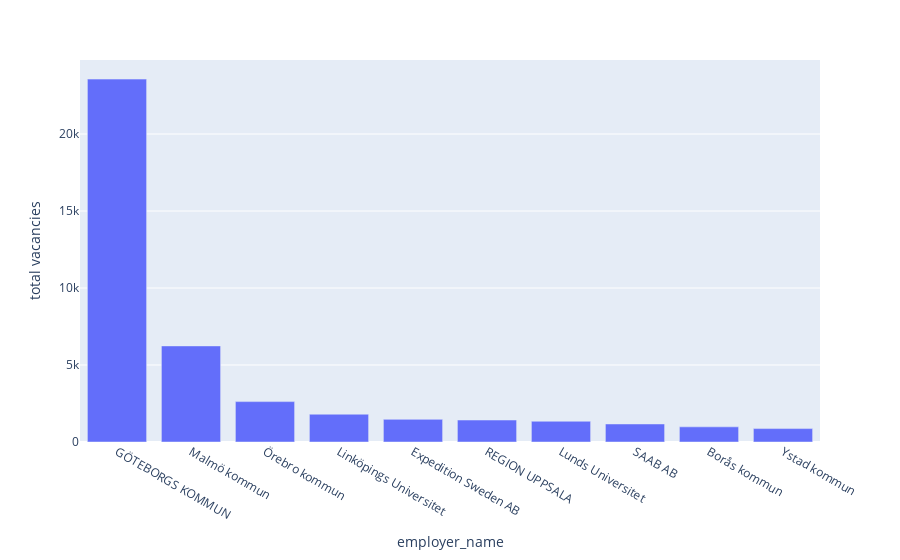

Notebook code for this chart:
### Code cell
# vilken arbetsgivare har högst andel lediga jobb? barchart
top_sweden_employers = df_mart.groupby("employer_name")["vacancies"].sum().sort_values(ascending=False).reset_index(name="total vacancies")
px.bar(top_sweden_employers.head(10), y="total vacancies", x= "employer_name")

### Figure 1 — Plotly figure (JSON) as saved in the notebook; plotly's stock layout.template omitted (floating-point values rounded to 4 significant figures)
{"data": [{"hovertemplate": "employer_name=%{x}<br>total vacancies=%{y}<extra></extra>", "legendgroup": "", "marker": {"color": "#636efa", "pattern": {"shape": ""}}, "name": "", "orientation": "v", "showlegend": false, "textposition": "auto", "type": "bar", "x": ["GÖTEBORGS KOMMUN", "Malmö kommun", "Örebro kommun", "Linköpings Universitet", "Expedition Sweden AB", "REGION UPPSALA", "Lunds Universitet", "SAAB AB", "Borås kommun", "Ystad kommun"], "xaxis": "x", "y": [23568, 6240, 2623, 1805, 1470, 1427, 1348, 1171, 984, 871], "yaxis": "y"}], "layout": {"barmode": "relative", "legend": {"tracegroupgap": 0}, "margin": {"t": 60}, "xaxis": {"anchor": "y", "domain": [0, 1], "title": {"text": "employer_name"}}, "yaxis": {"anchor": "x", "domain": [0, 1], "title": {"text": "total vacancies"}}}}
